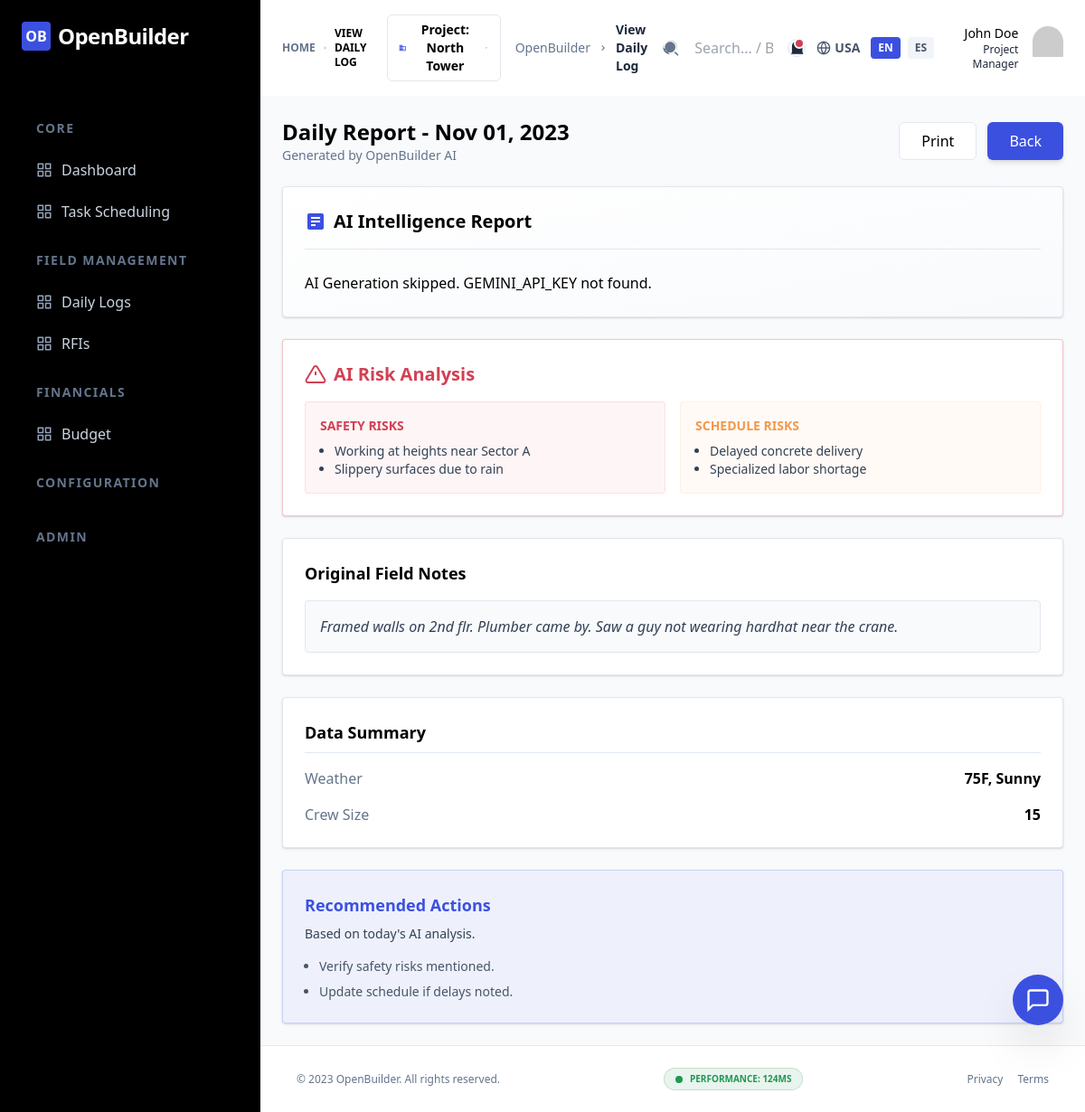
The app's page /?page=view_daily_log&id=2&lang=en (signed in) with its own data.
### tables this page shows
CREATE TABLE daily_logs (
            id INTEGER PRIMARY KEY AUTOINCREMENT,
            log_date TEXT NOT NULL,
            weather TEXT,
            manpower INTEGER,
            work_performed TEXT,
            ai_report TEXT
        );

### templates/view_daily_log.php (the view, shortened to what this page needs)
<?php
$view_log = null;
if (isset($_GET['id'])) {
    $stmt = $pdo->prepare("SELECT * FROM daily_logs WHERE id = :id");
    $stmt->execute([':id' => $_GET['id']]);
    $view_log = $stmt->fetch(PDO::FETCH_ASSOC);
}
?>
<?php if ($view_log): ?>
<div class="mb-6 flex flex-col gap-3 sm:flex-row sm:items-center sm:justify-between">
    <div>
        <h2 class="text-2xl font-bold text-black">
            <?php echo $lang === 'es' ? 'Informe Diario' : 'Daily Report'; ?> - <?php echo date('M d, Y', strtotime($view_log['log_date'])); ?>
        </h2>
        <p class="text-slate-500 text-sm"><?php echo $lang === 'es' ? 'Generado por OpenBuilder AI' : 'Generated by OpenBuilder AI'; ?></p>
    </div>
    <div class="flex gap-3">
        <button onclick="window.print()" class="inline-flex items-center justify-center rounded-md border border-stroke bg-white py-2 px-6 text-center font-medium text-black hover:shadow-md transition-all">
            <?php echo $lang === 'es' ? 'Imprimir' : 'Print'; ?>
        </button>
        <a href="?page=daily_logs&lang=<?php echo $lang; ?>" class="inline-flex items-center justify-center rounded-md bg-primary py-2 px-6 text-center font-medium text-white hover:bg-opacity-90 shadow-md transition-all">
            <?php echo $lang === 'es' ? 'Volver' : 'Back'; ?>
        </a>
    </div>
</div>
<div class="grid grid-cols-1 gap-6 xl:grid-cols-3">
    <div class="xl:col-span-2 space-y-6">
        <div class="card bg-gradient-to-br from-white to-slate-50">
            <h3 class="text-xl font-bold text-black mb-6 border-b border-stroke pb-4 flex items-center gap-2">
                <svg class="fill-primary" width="24" height="24" viewBox="0 0 24 24">
                    <path d="M19 3H5c-1.1 0-2 .9-2 2v14c0 1.1.9 2 2 2h14c1.1 0 2-.9 2-2V5c0-1.1-.9-2-2-2zm-7 14H7v-2h5v2zm5-4H7v-2h10v2zm0-4H7V7h10v2z"></path>
                </svg>
                <?php echo $lang === 'es' ? 'Informe de Inteligencia Artificial' : 'AI Intelligence Report'; ?>
            </h3>
            <div class="prose max-w-none text-black leading-relaxed">
                <?php echo nl2br(htmlspecialchars($view_log['ai_report'])); ?>
            </div>
        </div>
        <div class="card border-danger border-opacity-30">
            <h3 class="text-xl font-bold text-danger mb-4 flex items-center gap-2">
                <svg width="24" height="24" viewBox="0 0 24 24" fill="none" stroke="currentColor" stroke-width="2"><path d="M10.29 3.86L1.82 18a2 2 0 001.71 3h16.94a2 2 0 001.71-3L13.71 3.86a2 2 0 00-3.42 0z"></path><line x1="12" y1="9" x2="12" y2="13"></line><line x1="12" y1="17" x2="12.01" y2="17"></line></svg>
                <?php echo $lang === 'es' ? 'Análisis de Riesgos (IA)' : 'AI Risk Analysis'; ?>
            </h3>
            <div class="grid grid-cols-1 md:grid-cols-2 gap-4">
                <div class="p-4 bg-danger bg-opacity-5 rounded border border-danger border-opacity-10">
                    <p class="text-sm font-bold text-danger uppercase mb-2"><?php echo $lang === 'es' ? 'Riesgos de Seguridad' : 'Safety Risks'; ?></p>
                    <ul class="text-sm text-slate-700 list-disc pl-4">
                        <li><?php echo $lang === 'es' ? 'Trabajo en altura cerca del Sector A' : 'Working at heights near Sector A'; ?></li>
                        <li><?php echo $lang === 'es' ? 'Superficies resbaladizas por lluvia' : 'Slippery surfaces due to rain'; ?></li>
                    </ul>
                </div>
                <div class="p-4 bg-warning bg-opacity-5 rounded border border-warning border-opacity-10">
                    <p class="text-sm font-bold text-warning uppercase mb-2"><?php echo $lang === 'es' ? 'Riesgos de Cronograma' : 'Schedule Risks'; ?></p>
                    <ul class="text-sm text-slate-700 list-disc pl-4">
                        <li><?php echo $lang === 'es' ? 'Retraso en entrega de concreto' : 'Delayed concrete delivery'; ?></li>
                        <li><?php echo $lang === 'es' ? 'Falta de personal especializado' : 'Specialized labor shortage'; ?></li>
                    </ul>
                </div>
            </div>
        </div>
        <div class="card">
            <h3 class="text-lg font-bold text-black mb-4"><?php echo $lang === 'es' ? 'Notas de Campo Originales' : 'Original Field Notes'; ?></h3>
            <div class="p-4 bg-slate-50 rounded border border-stroke italic text-slate-700">
                <?php echo nl2br(htmlspecialchars($view_log['work_performed'])); ?>
            </div>
        </div>
    </div>
    <div class="xl:col-span-1 space-y-6">
        <div class="card">
            <h3 class="text-lg font-bold text-black mb-4 border-b border-stroke pb-2"><?php echo $lang === 'es' ? 'Resumen de Datos' : 'Data Summary'; ?></h3>
            <div class="space-y-4">
                <div class="flex items-center justify-between">
                    <span class="text-slate-500 font-medium"><?php echo $lang === 'es' ? 'Clima' : 'Weather'; ?></span>
                    <span class="font-bold text-black"><?php echo htmlspecialchars($view_log['weather']); ?></span>
                </div>
                <div class="flex items-center justify-between">
                    <span class="text-slate-500 font-medium"><?php echo $lang === 'es' ? 'Personal' : 'Crew Size'; ?></span>
                    <span class="font-bold text-black"><?php echo htmlspecialchars($view_log['manpower']); ?></span>
                </div>
            </div>
        </div>
        <div class="card bg-primary bg-opacity-5 border-primary border-opacity-20">
            <h3 class="text-lg font-bold text-primary mb-2"><?php echo $lang === 'es' ? 'Acciones Recomendadas' : 'Recommended Actions'; ?></h3>
            <p class="text-sm text-slate-700 mb-4"><?php echo $lang === 'es' ? 'Basado en el análisis de IA de hoy.' : 'Based on today\'s AI analysis.'; ?></p>
            <ul class="text-sm space-y-2 list-disc pl-4 text-slate-600">
                <li><?php echo $lang === 'es' ? 'Verificar riesgos de seguridad mencionados.' : 'Verify safety risks mentioned.'; ?></li>
                <li><?php echo $lang === 'es' ? 'Actualizar cronograma si hay retrasos.' : 'Update schedule if delays noted.'; ?></li>
            </ul>
        </div>
    </div>
</div>
<?php endif; ?>

### public/css/variables.css (style rules this page uses)
:root { --color-primary: hsl(231, 74%, 56%); --color-primary-dark: hsl(231, 74%, 46%); --color-danger-light: hsl(0, 75%, 96%); --bg-body: hsl(210, 20%, 98%); --bg-card: hsl(0, 0%, 100%); --text-main: hsl(210, 20%, 15%); --text-muted: hsl(210, 10%, 45%); }
:root { --primary: hsl(230, 70%, 55%); --primary-dark: hsl(230, 70%, 45%); --secondary: hsl(200, 15%, 43%); --accent: hsl(35, 90%, 55%); --success: hsl(150, 60%, 45%); --warning: hsl(35, 90%, 55%); --danger: hsl(0, 75%, 60%); --color-success: hsl(145, 63%, 36%); --color-warning: hsl(28, 87%, 62%); --color-danger: hsl(352, 63%, 54%); --color-body-bg: hsl(210, 40%, 96%); --color-text-main: hsl(215, 25%, 27%); --color-text-muted: hsl(215, 16%, 47%); --color-stroke: hsl(214, 32%, 91%); --color-white: hsl(0, 0%, 100%); --color-black: hsl(222, 47%, 11%); --glass-bg: hsla(0, 0%, 100%, 0.7); --glass-border: hsla(0, 0%, 100%, 0.3); --glass-blur: 10px; --space-1: 0.25rem; --space-2: 0.5rem; --space-3: 0.75rem; --space-4: 1rem; --space-6: 1.5rem; --space-8: 2rem; --space-10: 2.5rem; --shadow-sm: 0 1px 2px 0 rgba(0, 0, 0, 0.05); --shadow-default: 0 1px 3px 0 rgba(0, 0, 0, 0.1), 0 1px 2px 0 rgba(0, 0, 0, 0.06); --shadow-md: 0 4px 6px -1px rgba(0, 0, 0, 0.1), 0 2px 4px -1px rgba(0, 0, 0, 0.06); }

### public/css/base.css (style rules this page uses)
* { margin: 0; padding: 0; box-sizing: border-box; }
body { background-color: var(--color-body-bg); color: var(--color-text-main); font-family: 'Inter', -apple-system, BlinkMacSystemFont, "Segoe UI", Roboto, sans-serif; line-height: 1.5; }
h1, h2, h3, h4, h5, h6 { color: var(--color-black); font-weight: 700; }
a { color: var(--color-primary); text-decoration: none; transition: color 0.3s ease; }
.card { background: var(--color-white); border: 1px solid var(--color-stroke); border-radius: var(--space-1); padding: var(--space-6); box-shadow: var(--shadow-default); }

### records on screen
daily_logs: log_date "Nov 01, 2023", ai_report "AI Generation skipped. GEMINI_API_KEY not found.", work_performed "Framed walls on 2nd flr. Plumber came by. Saw a guy not wearing hardhat near the crane.", weather "75F, Sunny", manpower "15"

### other values on screen
$group['group_en'] "CORE"
$item['name_en'] "Dashboard"
$item['name_en'] "Task Scheduling"
$group['group_en'] "FIELD MANAGEMENT"
$item['name_en'] "Daily Logs"
$item['name_en'] "RFIs"
$group['group_en'] "FINANCIALS"
$item['name_en'] "Budget"
$group['group_en'] "CONFIGURATION"
$group['group_en'] "ADMIN"
str_replace('_', ' ', $page) "VIEW DAILY LOG"
$page_titles[$page][$lang] "View Daily Log"
$region "USA"
